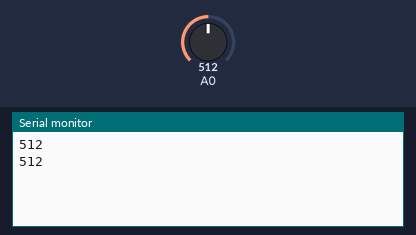
A sketch run on a simulated Arduino Uno, built with avr-gcc and run on an emulated ATmega328P. On the bench: the last lines printed to the serial monitor. Inputs (shaded band) come from the test bench; at power-on: A0 = 512.

Above: at 1.2 s.
1.3 s: A0 set to 716
At 2.6 s:
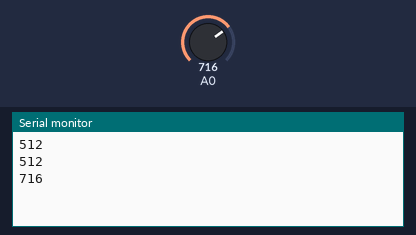
2.8 s: A0 set to 900
At 3.8 s:
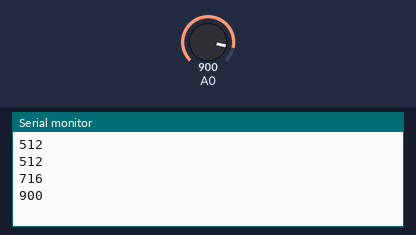
Timing chart, 0 to 5.8 s (numbered marks = the images above; inputs shaded):
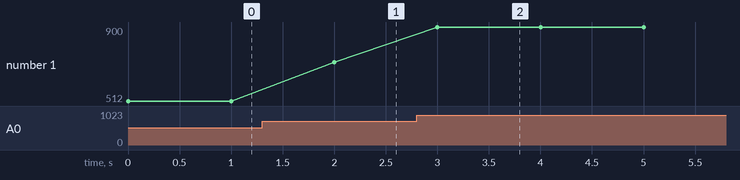

The sketch:

gassensor_jan31b.ino
```cpp
void setup() {
analogRead(A0);
Serial.begin(9600);
}

void loop() {
// now continiously we have to read the values so we have to write our further code in void loop
int val =analogRead(A0);
// gas sensor is connected at A0 position so we are using the analog function at A0 position and
// what ever the value is getting stored in this val variable we are printing that in our
// serial monitor
Serial.println(val);
delay(1000);
}
```

Measured:
- after the input at 1.3 s, the serial monitor: prints a new line after 0.70 s (image 1)
- after the input at 2.8 s, the serial monitor: prints a new line after 0.20 s (image 2)
- plotted number 1: 512 → 716 after the input at 1.3 s, 716 → 900 after the input at 2.8 s
